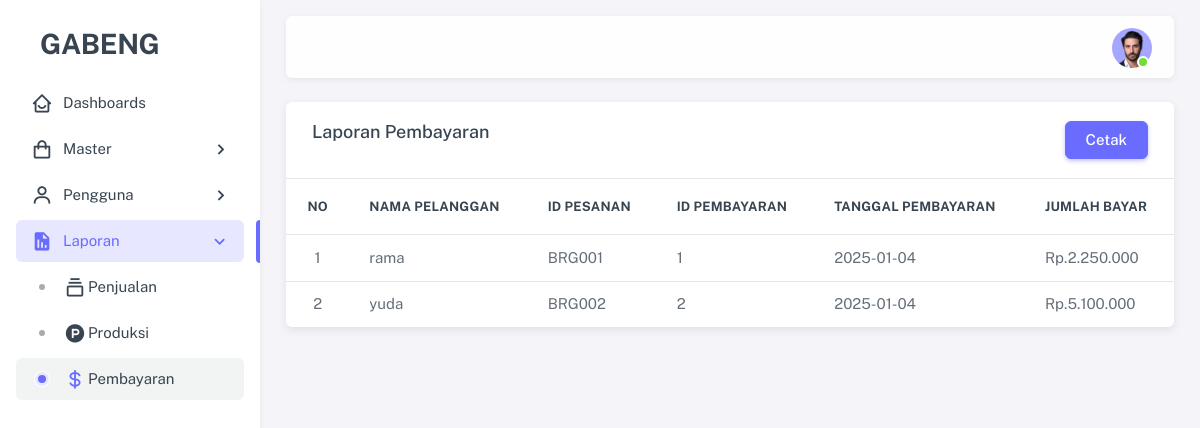
Screenshot of /front-end/page/main.php?page=laporan-pembayaran (signed in) with the database file from the repository.
### tables this page shows
CREATE TABLE `pembayaran` (
  `id_pembayaran` int NOT NULL,
  `id_pesanan` varchar(100) NOT NULL,
  `tanggal_pembayaran` date DEFAULT NULL,
  `jumlah_bayar` float DEFAULT NULL,
  `metode_pembayaran` varchar(50) DEFAULT NULL
);

CREATE TABLE `pelanggan` (
  `id_pelanggan` int NOT NULL,
  `nama` varchar(150) NOT NULL,
  `no_telepon` varchar(15) NOT NULL,
  `username` varchar(150) NOT NULL,
  `password` varchar(250) NOT NULL
);

CREATE TABLE `pesanan` (
  `id_pesanan` varchar(100) NOT NULL,
  `id_pelanggan` int NOT NULL,
  `kode_produk` int NOT NULL,
  `ukuran_s` int NOT NULL,
  `ukuran_m` int NOT NULL,
  `ukuran_l` int NOT NULL,
  `ukuran_xl` int NOT NULL,
  `jumlah` int NOT NULL,
  `total_harga` float NOT NULL,
  `tanggal_pesanan` date NOT NULL,
  `status_pesanan` varchar(50) NOT NULL
);

### back-end/laporan/pembayaranView.php (the view, shortened to what this page needs)
<?php
include('../../back-end/koneksi/koneksi.php');
$sql = "SELECT pelanggan.username, pesanan.id_pesanan, pembayaran.id_pembayaran, pembayaran.tanggal_pembayaran, pembayaran.jumlah_bayar FROM pembayaran INNER JOIN pesanan ON pembayaran.id_pesanan = pesanan.id_pesanan INNER JOIN pelanggan ON pesanan.id_pelanggan = pelanggan.id_pelanggan WHERE pesanan.status_pesanan = 'lunas'";
$result = mysqli_query($koneksi, $sql);
if (mysqli_num_rows($result) > 0) {
    $no = 1;
    while ($row = $result->fetch_assoc()) {
        echo "<tr>";
        echo "<td class='text-center'>" . $no . "</td>";
        echo "<td>" . $row['username'] . "</td>";
        echo "<td>" . $row['id_pesanan'] . "</td>";
        echo "<td>" . $row['id_pembayaran'] . "</td>";
        echo "<td>" . $row['tanggal_pembayaran'] . "</td>";
        echo "<td>" . 'Rp.' . number_format($row["jumlah_bayar"], 0, ',', '.') . "</td>";
        echo "</tr>";
        $no++;
    }
} else {
    echo "<tr>";
    echo "<td colspan='4'>Data belum ada</td>";
    echo "</tr>";
}

### rows the page displays
pembayaran: pelanggan.username "rama", id_pesanan.id_pesanan "BRG001", id_pembayaran "1", tanggal_pembayaran "2025-01-04", jumlah_bayar "2.250.000"
pembayaran: pelanggan.username "yuda", id_pesanan.id_pesanan "BRG002", id_pembayaran "2", tanggal_pembayaran "2025-01-04", jumlah_bayar "5.100.000"
